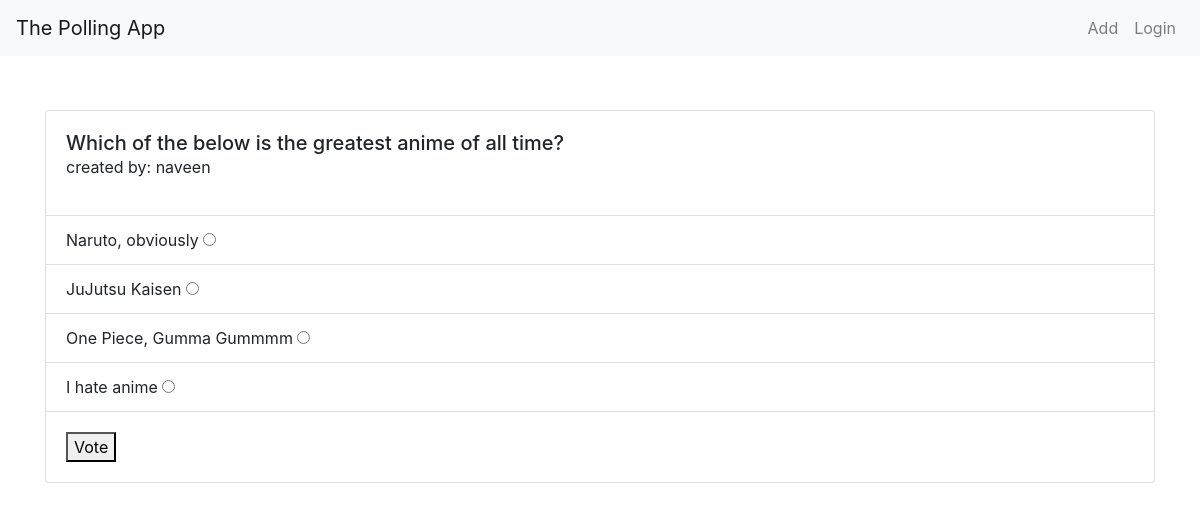
The page /poll/1 on the database its author committed.
### poll/models.py (models this page shows, shortened)
class Question(models.Model):
    title = models.CharField(max_length=200)
    is_active = models.BooleanField(default=True)
    created_by = models.ForeignKey(User, on_delete=models.CASCADE)
    create_ts = models.DateTimeField(auto_now_add=True)
    modified_ts = models.DateTimeField(auto_now=True)
    @property
    def choices(self):
        return self.choice_set.all()

class Choice(models.Model):
    question = models.ForeignKey(Question, on_delete=models.CASCADE)
    choice = models.CharField(max_length=200)
    created_by = models.ForeignKey(User, on_delete=models.CASCADE)
    create_ts = models.DateTimeField(auto_now_add=True)
    modified_ts = models.DateTimeField(auto_now=True)

### poll/views.py (the view)
# urls.py: path('poll/', include('poll.poll_urls')),
def poll(request, id):
    if request.method == "GET":
        try:
            question = Question.objects.get(id=id)
        except:
            raise Http404
        context = {
            "page":"poll",
            "question":question
        }
        return render(request, "poll/poll.html", context)

### ems/templates/poll/poll.html (shortened to what this page needs)
{% extends "base.html" %}
{% block content %}
    <div class="container" style="margin-top:30px">
        <form method="POST" action="{% url 'poll_app:poll-details' question.id%}">
            <div class="card">
                <div class="card-body">
                    <h5 class="card-title mb-0">{{question.title}}</h2>
                    <p>created by: {{question.created_by}}</p>
                </div>
                <ul class="list-group list-group-flush">
                    {% for choice in question.choices %}
                    <li class="list-group-item">
                        {{choice.choice}}
                        <input type="radio" name="answer" value="{{choice.id}}">
                    </li>
                    {% endfor %}
                </ul>
                <div class="card-body">
                    <button type="submit" value="vote">Vote</button>
                </div>
            </div>
        </form>
    </div>
{% endblock content %}

### rows shown on the page
Question: title "Which of the below is the greatest anime of all time?", created_by "naveen"
Choice: choice "Naruto, obviously"
Choice: choice "JuJutsu Kaisen"
Choice: choice "One Piece, Gumma Gummmm"
Choice: choice "I hate anime"
